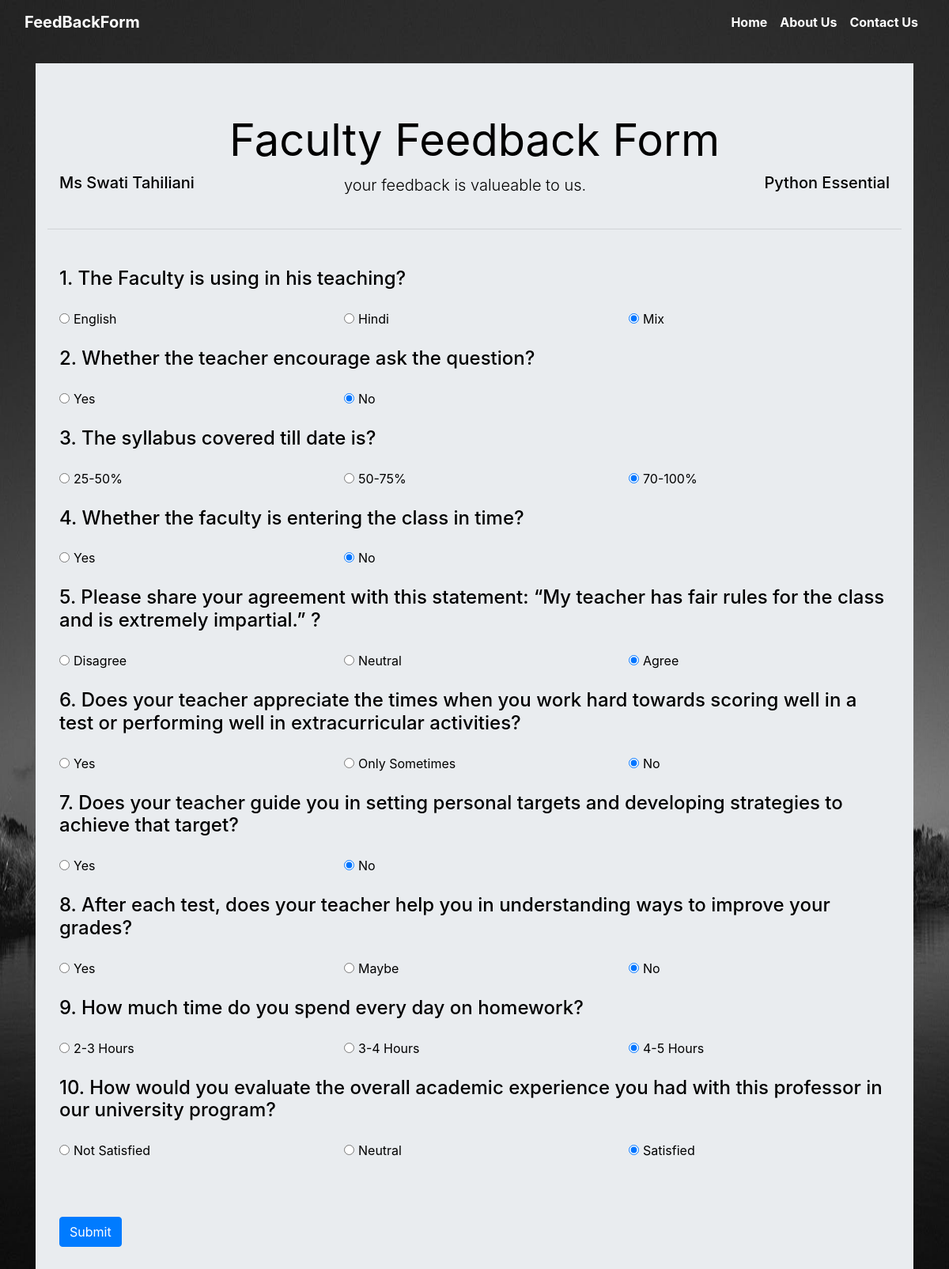
Page /facultyform/5/ on the committed database.
### studentfeedback/models.py (models this page shows, shortened)
class Faculty(models.Model):
    faculty_name = models.CharField(max_length=100)
    course = models.CharField(max_length=100)
    email = models.EmailField(blank=True)

class FacultyQuestion(models.Model):
    que_text = models.CharField(max_length=200)
    faculty = models.ForeignKey(Faculty,on_delete=models.CASCADE)

class FacultyAnswer(models.Model):
    ans_text = models.CharField(max_length=100,default="")
    question = models.ForeignKey(FacultyQuestion,on_delete=models.CASCADE,default=0)
    def __str__(self):
        return self.ans_text

### studentfeedback/views.py (the view, shortened to what this page needs)
# urls.py: path('facultyform/<int:id>/',views.facultyform,name="facultyform"),
def facultyform(request,id):
    faculty = Faculty.objects.get(id=id)
    facultyquestion = faculty.facultyquestion_set.all()
    email = request.session.get('email')
    return render(request,'facultyquestions.html',{'id':id,'faculty':faculty,'facultyquestion':facultyquestion})

### templates/facultyquestions.html (shortened to what this page needs)
{% load static %}
<!doctype html>
<html lang="en">
  <head>
    <link rel="stylesheet" href="https://stackpath.bootstrapcdn.com/bootstrap/4.5.2/css/bootstrap.min.css">
  </head>
  <body style="background-img:url('{% static "dashboard_img/background.jpeg" %}');">
    <div class="container-fluid divpr">
        <div class="row">
            <div class="col-lg-12">
                <nav class="navbar navbar-expand-lg navbar-light bg-transparent font-weight-bold text-white " style="color:white;">
                    <a class="navbar-brand" href="#" style="color:white;">FeedBackForm</a>
                    <div class="collapse navbar-collapse" id="navbarNavDropdown">
                        <ul class="navbar-nav ml-auto text-white" style="color:white;">
                            <li class="nav-item active">
                                <a class="nav-link" href="{% url 'profile' %}" style="color:white;">Home <span class="sr-only">(current)</span></a>
                            </li>
                            <li class="nav-item active">
                                <a class="nav-link" href="http://medicaps.ac.in/" style="color:white;">About Us<span class="sr-only">(current)</span></a>
                            </li>
                            <li class="nav-item active">
                                <a class="nav-link" href="{% url 'contactus' %}" style="color:white;">Contact Us<span class="sr-only">(current)</span></a>
                            </li>
                        </ul>
                    </div>
                </nav>
            </div>
        </div>
    </div>
    <div class="container mt-4" style="color:black;">
        <div class="row">
            <div class="col-lg-12">
                <div class="jumbotron jumbotron-fluid">
                    <div class="container">
                        <div class="container-fluid">
                          <div class="row">
                            <div class="col-lg-12 justify-content-center" style="text-align:center;">
                                <h1 class="display-4 justify-content-center"><b>Faculty Feedback Form</b></h1>
                            </div>
                            <div class="col-lg-4">
                                <h5>{{faculty.faculty_name}}</h5>
                            </div>
                            <div class="col-lg-4">
                                {% if messages %}
                                    {% for msg in messages %}
                                        <span>{{ msg }}</span>
                                    {% endfor %}
                                {% else %}
                                    <p class="lead">your feedback is valueable to us.</p>
                                {% endif %}
                            </div>
                            <div class="col-lg-4">
                                <h5 style="text-align:right!important;">{{faculty.course}}</h5>
                            </div>
                          </div>
                        </div>
                        <hr class="my-4 font-weight-bold">
                        <form action="{% url 'facultyform' id %}" method="post" id="facultyform">{% csrf_token %}
                            <div class="container-fluid" style="text-align:left;">
                                <div class="row my-4">
                                  {% for que in faculty.facultyquestion_set.all %}
                                    <div class="col-lg-12">
                                        <h4 class="my-4" >{{ forloop.counter }}. {{ que.que_text }}</h4>
                                    </div>
                                      {% for ans in que.facultyanswer_set.all %}
                                        <div class="col-lg-4">
                                            <input type="radio" name="fans{{que.id}}" id="ans{{ans.id}}" value="{{ans}}" checked><span style="padding-left:5px;">{{ans.ans_text}}</span>
                                        </div>
                                      {% endfor %}
                                    {% endfor %}
                                  </div>
                            <div>
                            <br><br>
                            <button class="btn btn-primary">Submit</button>
                        </form>
                    </div>
                </div>
            </div
        </div>
    </div>
  </body>
</html>

### rows in the picture
Faculty: faculty_name "Ms Swati Tahiliani", course "Python Essential"
FacultyQuestion: que_text "The Faculty is using in his teaching?"
FacultyAnswer: ans_text "English"
FacultyAnswer: ans_text "Hindi"
FacultyAnswer: ans_text "Mix"
FacultyQuestion: que_text "Whether the teacher encourage ask the question?"
FacultyAnswer: ans_text "Yes"
FacultyAnswer: ans_text "No"
FacultyQuestion: que_text "The syllabus covered till date is?"
FacultyAnswer: ans_text "25-50%"
FacultyAnswer: ans_text "50-75%"
FacultyAnswer: ans_text "70-100%"
FacultyQuestion: que_text "Whether the faculty is entering the class in time?"
FacultyAnswer: ans_text "Yes"
FacultyAnswer: ans_text "No"
FacultyQuestion: que_text "Please share your agreement with this statement: “My teacher has fair rules for the class and is extremely impartial.” ?"
FacultyAnswer: ans_text "Disagree"
FacultyAnswer: ans_text "Neutral"
FacultyAnswer: ans_text "Agree"
FacultyQuestion: que_text "Does your teacher appreciate the times when you work hard towards scoring well in a test or performing well in extracurricular activities?"
FacultyAnswer: ans_text "Yes"
FacultyAnswer: ans_text "Only Sometimes"
FacultyAnswer: ans_text "No"
FacultyQuestion: que_text "Does your teacher guide you in setting personal targets and developing strategies to achieve that target?"
FacultyAnswer: ans_text "Yes"
FacultyAnswer: ans_text "No"
FacultyQuestion: que_text "After each test, does your teacher help you in understanding ways to improve your grades?"
FacultyAnswer: ans_text "Yes"
FacultyAnswer: ans_text "Maybe"
FacultyAnswer: ans_text "No"
FacultyQuestion: que_text "How much time do you spend every day on homework?"
FacultyAnswer: ans_text "2-3 Hours"
FacultyAnswer: ans_text "3-4 Hours"
FacultyAnswer: ans_text "4-5 Hours"
FacultyQuestion: que_text "How would you evaluate the overall academic experience you had with this professor in our university program?"
FacultyAnswer: ans_text "Not Satisfied"
FacultyAnswer: ans_text "Neutral"
FacultyAnswer: ans_text "Satisfied"
